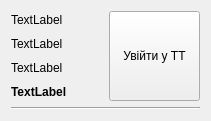
<?xml version="1.0" encoding="UTF-8"?>
<ui version="4.0">
 <class>RouteItemWidget</class>
 <widget class="QWidget" name="RouteItemWidget">
  <property name="geometry">
   <rect>
    <x>0</x>
    <y>0</y>
    <width>211</width>
    <height>121</height>
   </rect>
  </property>
  <property name="windowTitle">
   <string>Form</string>
  </property>
  <layout class="QVBoxLayout" name="verticalLayout_2">
   <item>
    <layout class="QHBoxLayout" name="horizontalLayout">
     <item>
      <layout class="QVBoxLayout" name="verticalLayout">
       <item>
        <widget class="QLabel" name="regionLbl">
         <property name="text">
          <string>TextLabel</string>
         </property>
        </widget>
       </item>
       <item>
        <widget class="QLabel" name="cityLbl">
         <property name="text">
          <string>TextLabel</string>
         </property>
        </widget>
       </item>
       <item>
        <widget class="QLabel" name="shopLbl">
         <property name="text">
          <string>TextLabel</string>
         </property>
        </widget>
       </item>
       <item>
        <widget class="QLabel" name="addressLbl">
         <property name="font">
          <font>
           <weight>75</weight>
           <bold>true</bold>
          </font>
         </property>
         <property name="text">
          <string>TextLabel</string>
         </property>
        </widget>
       </item>
      </layout>
     </item>
     <item>
      <widget class="QPushButton" name="doReportBtn">
       <property name="sizePolicy">
        <sizepolicy hsizetype="Minimum" vsizetype="Expanding">
         <horstretch>0</horstretch>
         <verstretch>0</verstretch>
        </sizepolicy>
       </property>
       <property name="styleSheet">
        <string notr="true"/>
       </property>
       <property name="text">
        <string>Увійти у ТТ</string>
       </property>
       <property name="icon">
        <iconset resource="../appres.qrc">
         <normaloff>:/pics/original/route_ico.png</normaloff>:/pics/original/route_ico.png</iconset>
       </property>
       <property name="iconSize">
        <size>
         <width>48</width>
         <height>48</height>
        </size>
       </property>
      </widget>
     </item>
    </layout>
   </item>
   <item>
    <widget class="Line" name="line">
     <property name="orientation">
      <enum>Qt::Horizontal</enum>
     </property>
    </widget>
   </item>
  </layout>
 </widget>
 <resources>
  <include location="../appres.qrc"/>
 </resources>
 <connections/>
</ui>
